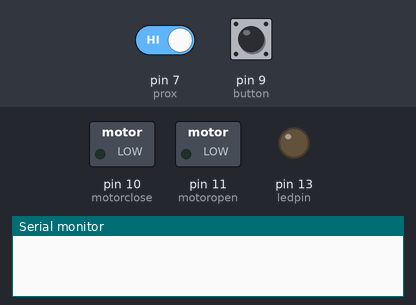
A sketch run on a simulated Arduino Uno, built with avr-gcc and run on an emulated ATmega328P. On the bench: switched loads named in the sketch (green lamp = pin HIGH), output pins drawn as LEDs (lit = HIGH), the last lines printed to the serial monitor. Dashed ring = blinking. The test bench sets the inputs (shaded band); at power-on: pin 7 (prox) HIGH, pin 9 (button) LOW.

Above: at 1.2 s.
1.3 s: pin 7 (prox) driven LOW
At 1.45 s:
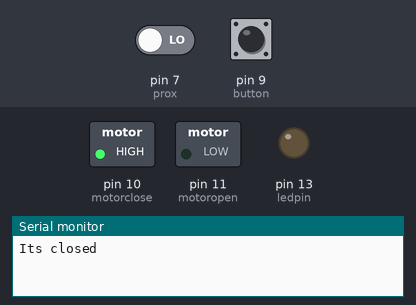
4.3 s: pin 7 (prox) driven HIGH
At 4.9 s:
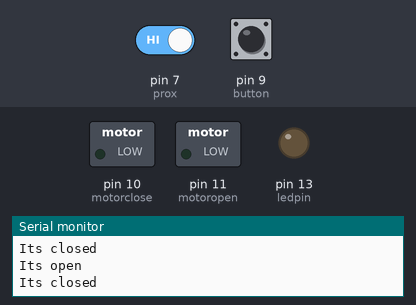
5.8 s: pin 9 (button) pulled HIGH for 1 s
At 5.95 s:
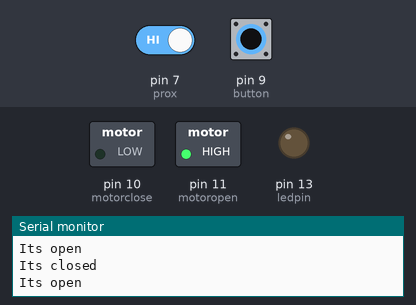
8.8 s: pin 9 (button) pulled HIGH for 3.2 s
At 9.15 s:
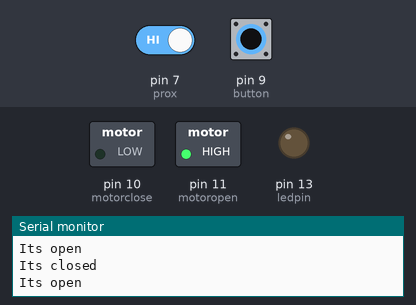
Timing chart, 0 to 13.5 s (numbered marks = the images above; inputs shaded):
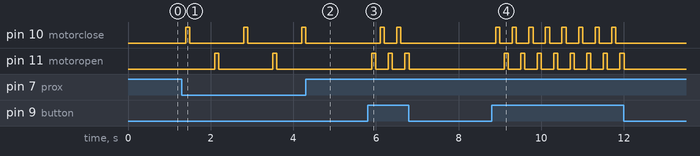

Measured:
- after the input at 1.3 s, pin 10 (motorclose): alternates HIGH for 0.10 s and LOW for 1.3 s, starting after 0.10 s; pin 11 (motoropen): alternates HIGH for 0.10 s and LOW for 1.3 s, starting after 0.80 s
- after the input at 4.3 s, pin 11 (motoropen): stays LOW (without the input it goes to HIGH after 0.60 s)
- after the input at 5.8 s, pin 10 (motorclose): alternates HIGH for 0.10 s and LOW for 0.30 s, 4 changes in all, then stays LOW, starting after 0.30 s; pin 11 (motoropen): alternates HIGH for 0.10 s and LOW for 0.30 s, 6 changes in all, then stays LOW, starting after 0.10 s
- after the input at 8.8 s, pin 10 (motorclose): alternates HIGH for 0.10 s and LOW for 0.30 s, 16 changes in all, then stays LOW, starting after 0.10 s; pin 11 (motoropen): alternates HIGH for 0.10 s and LOW for 0.30 s, 16 changes in all, then stays LOW, starting after 0.30 s

The sketch:

lock_all_with_functions.ino
```cpp
#include <IRremote.h>
int motoropen=11;
int motorclose=10;
int button=9;
int prox=7;
boolean state=HIGH;
char bstate=0;
int ledpin=13;


int IR_Recv = 8;   //IR Receiver Pin 3

IRrecv irrecv(IR_Recv);
decode_results results;


int runmotor(int);
void setup() {
  // put your setup code here, to run once:
pinMode(motoropen,OUTPUT);
pinMode(motorclose,OUTPUT);
pinMode(button,INPUT);
pinMode(ledpin,OUTPUT);
pinMode(prox,INPUT);
Serial.begin(9600);


irrecv.enableIRIn(); // Starts the receiver
  pinMode(ledpin,OUTPUT);
}
void loop() {
  // put your main code here, to run repeatedly:

digitalWrite(motoropen,LOW);
digitalWrite(motorclose,LOW);
digitalWrite(ledpin,LOW);


if(digitalRead(button)==HIGH)
{//Serial.println(digitalRead(button));
  runmotor(state);
}


if(digitalRead(prox)==LOW)
{//Serial.println(digitalRead(prox));
  runmotor(state);

digitalWrite(motoropen,LOW);
digitalWrite(motorclose,LOW);
  delay(500);
}


if(Serial.available()>0)
{ bstate=Serial.read();
delay(20);
}


if(bstate=='q' )
{runmotor(state);
 bstate=0;
}

if (irrecv.decode(&results)){
     long int decCode = results.value;
    //Serial.println(decCode);


if(decCode==351002655  ||  decCode==284154150     )                  // 284154150
{runmotor(state);
decCode=0;
}


irrecv.resume();
}
}

int runmotor(int s)
{
  if(s==1)
  { Serial.println("Its closed");
    delay(100);
  digitalWrite(motoropen,LOW);
digitalWrite(motorclose,HIGH);
delay(100);
state=LOW;}
  if(s==0)
   {Serial.println("Its open");
    delay(100);
   digitalWrite(motoropen,HIGH);
   digitalWrite(motorclose,LOW);

   delay(100);
   state=HIGH;}
}
```
